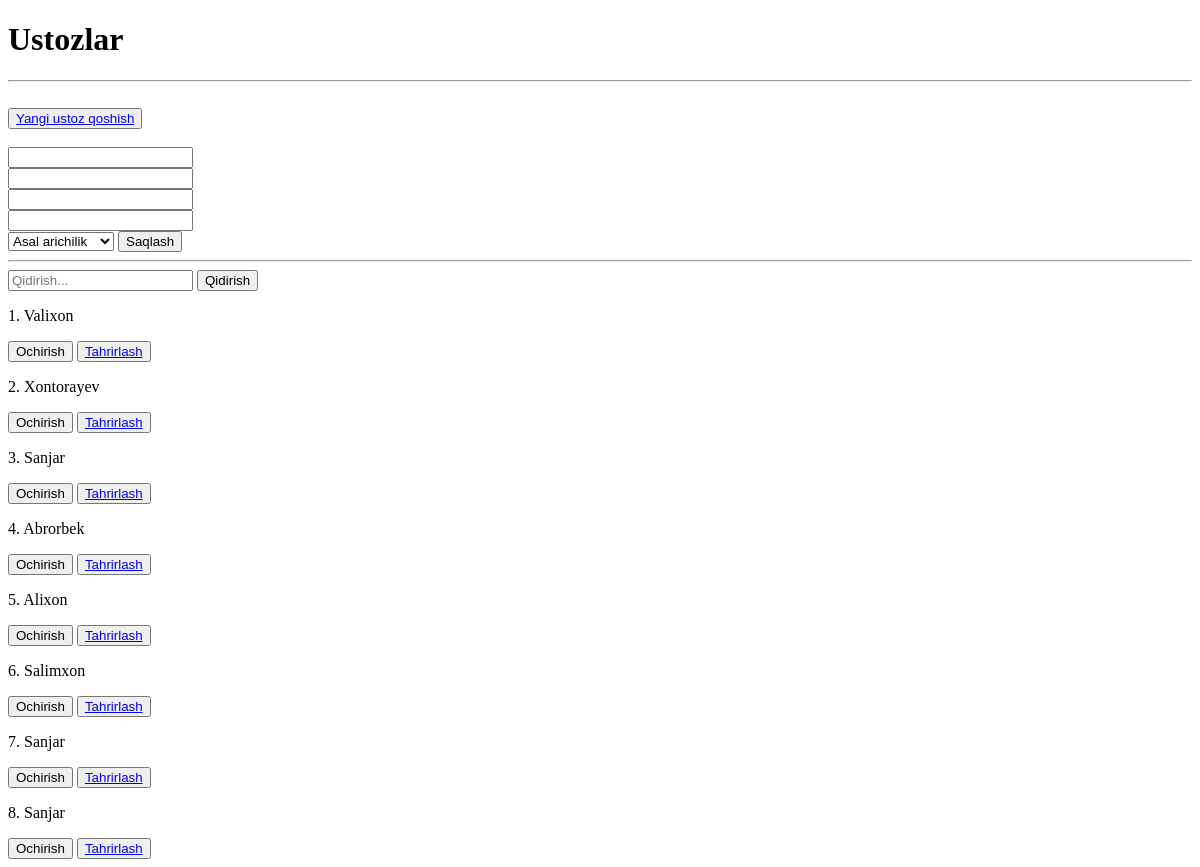
Page /ustozlar/ on the earlier database version.
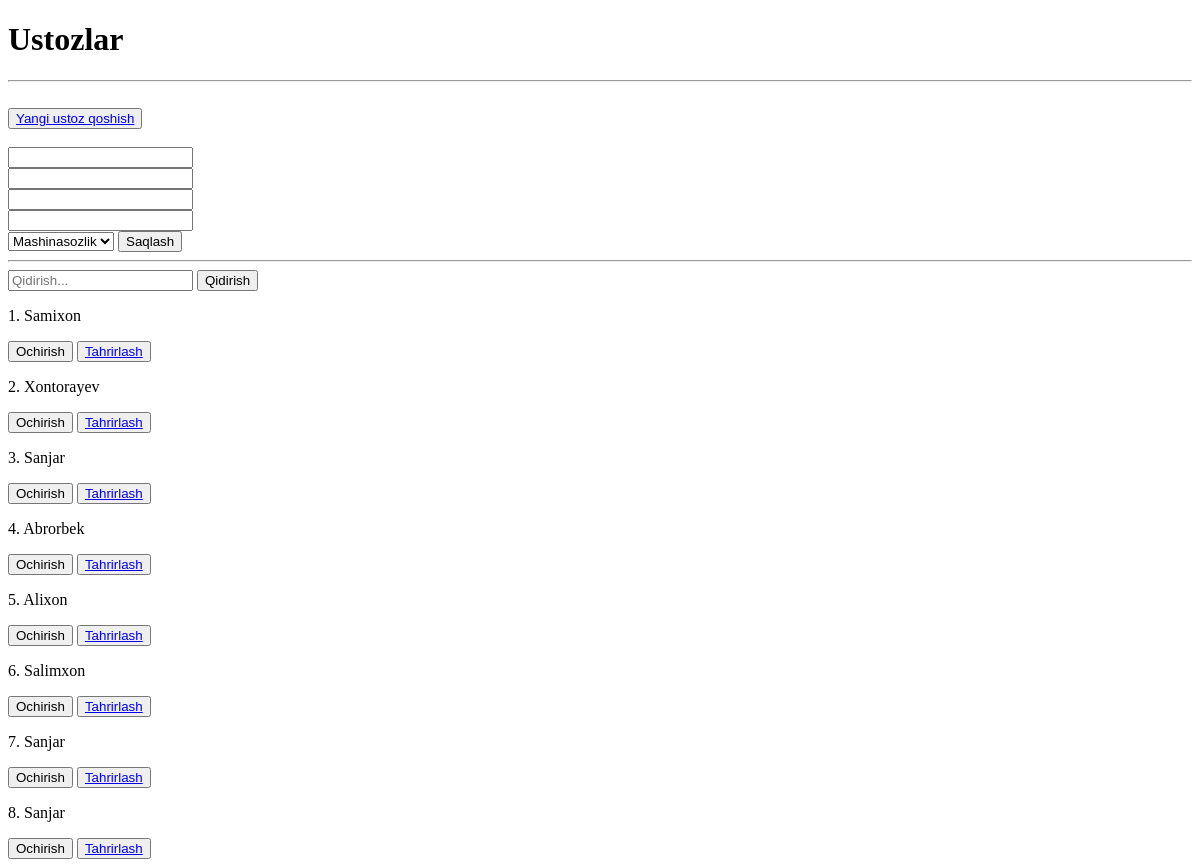
Same page on the later database version.
### main/models.py (models this page shows, shortened)
class Ustoz(models.Model):
    JINS_TANLASH = (("Erkak", "Erkak"), ("Ayol", "Ayol"))
    DARAJA = (("Bakalavr", "Bakalavr"), ("Magistr", "Magistr"))
    ism = models.CharField(max_length=255)
    yosh = models.PositiveSmallIntegerField(default=18)
    jins = models.CharField(max_length=20, choices=JINS_TANLASH)
    daraja = models.CharField(max_length=20, choices=DARAJA)
    fan = models.ForeignKey(Fan, on_delete=models.SET_NULL, blank=True, null=True)
    class Meta:
        verbose_name = 'Ustoz'
        verbose_name_plural = 'Ustozlar'

### main/views.py (the view, shortened to what this page needs)
# urls.py: path('ustozlar/', ustozlar, name='teachers'),
def ustozlar(request):
    ustozlar = Ustoz.objects.all()
    search = request.GET.get('search')
    if search is not None:
        ustozlar = Ustoz.objects.filter(ism__contains=search)
    else:
        ustozlar = Ustoz.objects.all()
    context = {
        'ustozlar': ustozlar,
        'search': search,
        'fanlar': Fan.objects.all(),
    }
    return render(request, 'ustozlar.html', context)

### templates/ustozlar.html (shortened to what this page needs)
<!DOCTYPE html>
<html lang="en">
<head>
</head>
<body>
<h1>Ustozlar</h1>
<hr>
<br>
<button><a href="/ustozlar/create">Yangi ustoz qoshish</a></button>
<br>
<br>
<form method="post">
    <input type="text" name="ism"><br>
    <input type="number" name="yosh"><br>
    <input type="text" name="jins"><br>
    <input type="text" name="daraja"><br>
    <select name="fan">
        {% for fan in fanlar %}
        <option value="{{ fan.id }}">{{ fan.nom }}</option>
        {% endfor %}
    </select>
    <button>Saqlash</button>
</form>
<hr>
<form>
  <input type="text" placeholder="Qidirish..." name="search" {% if search %} value="{{ search }}" {% endif %}>
  <button>Qidirish</button>
</form>
{% for ustoz in ustozlar %}
<p>{{ forloop.counter }}. {{ ustoz.ism }}</p>
<a href="/ustozlar/{{ ustoz.id }}"><button>Ochirish</button></a>
<button><a href="/ustozlar/{{ ustoz.id }}/edit">Tahrirlash</a></button>
{% endfor %}
</body>
</html>

Differences in the rows shown:
changed Ustoz: ism "Valixon" → "Samixon"
Other differences:
form field fan: "Asal arichilik" → "Mashinasozlik"
